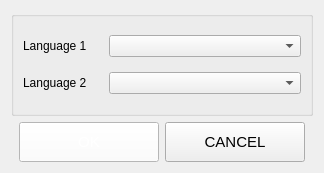
<?xml version="1.0" encoding="UTF-8"?>
<ui version="4.0">
 <class>ResultPrintSelectLangDlg</class>
 <widget class="QWidget" name="ResultPrintSelectLangDlg">
  <property name="geometry">
   <rect>
    <x>0</x>
    <y>0</y>
    <width>324</width>
    <height>173</height>
   </rect>
  </property>
  <property name="windowTitle">
   <string>Form</string>
  </property>
  <layout class="QGridLayout" name="gridLayout">
   <item row="0" column="0" colspan="4">
    <widget class="QGroupBox" name="groupBox_2">
     <property name="title">
      <string/>
     </property>
     <layout class="QGridLayout" name="gridLayout_2">
      <item row="0" column="0">
       <widget class="QLabel" name="label_3">
        <property name="maximumSize">
         <size>
          <width>80</width>
          <height>16777215</height>
         </size>
        </property>
        <property name="text">
         <string>Language 1</string>
        </property>
       </widget>
      </item>
      <item row="1" column="0">
       <widget class="QLabel" name="label">
        <property name="maximumSize">
         <size>
          <width>80</width>
          <height>16777215</height>
         </size>
        </property>
        <property name="text">
         <string>Language 2</string>
        </property>
       </widget>
      </item>
      <item row="0" column="1" colspan="2">
       <widget class="QComboBox" name="comboLanguage"/>
      </item>
      <item row="1" column="1" colspan="2">
       <widget class="QComboBox" name="comboSecondLanguage"/>
      </item>
     </layout>
    </widget>
   </item>
   <item row="1" column="0">
    <spacer name="horizontalSpacer">
     <property name="orientation">
      <enum>Qt::Horizontal</enum>
     </property>
     <property name="sizeHint" stdset="0">
      <size>
       <width>1</width>
       <height>20</height>
      </size>
     </property>
    </spacer>
   </item>
   <item row="1" column="1">
    <widget class="CustomImageButtonWidget" name="btnOK">
     <property name="minimumSize">
      <size>
       <width>140</width>
       <height>40</height>
      </size>
     </property>
     <property name="maximumSize">
      <size>
       <width>140</width>
       <height>40</height>
      </size>
     </property>
     <property name="palette">
      <palette>
       <active>
        <colorrole role="Button">
         <brush brushstyle="SolidPattern">
          <color alpha="255">
           <red>255</red>
           <green>255</green>
           <blue>255</blue>
          </color>
         </brush>
        </colorrole>
        <colorrole role="ButtonText">
         <brush brushstyle="SolidPattern">
          <color alpha="255">
           <red>255</red>
           <green>255</green>
           <blue>255</blue>
          </color>
         </brush>
        </colorrole>
        <colorrole role="Base">
         <brush brushstyle="SolidPattern">
          <color alpha="255">
           <red>255</red>
           <green>255</green>
           <blue>255</blue>
          </color>
         </brush>
        </colorrole>
        <colorrole role="Window">
         <brush brushstyle="SolidPattern">
          <color alpha="255">
           <red>255</red>
           <green>255</green>
           <blue>255</blue>
          </color>
         </brush>
        </colorrole>
       </active>
       <inactive>
        <colorrole role="Button">
         <brush brushstyle="SolidPattern">
          <color alpha="255">
           <red>255</red>
           <green>255</green>
           <blue>255</blue>
          </color>
         </brush>
        </colorrole>
        <colorrole role="ButtonText">
         <brush brushstyle="SolidPattern">
          <color alpha="255">
           <red>255</red>
           <green>255</green>
           <blue>255</blue>
          </color>
         </brush>
        </colorrole>
        <colorrole role="Base">
         <brush brushstyle="SolidPattern">
          <color alpha="255">
           <red>255</red>
           <green>255</green>
           <blue>255</blue>
          </color>
         </brush>
        </colorrole>
        <colorrole role="Window">
         <brush brushstyle="SolidPattern">
          <color alpha="255">
           <red>255</red>
           <green>255</green>
           <blue>255</blue>
          </color>
         </brush>
        </colorrole>
       </inactive>
       <disabled>
        <colorrole role="Button">
         <brush brushstyle="SolidPattern">
          <color alpha="255">
           <red>255</red>
           <green>255</green>
           <blue>255</blue>
          </color>
         </brush>
        </colorrole>
        <colorrole role="ButtonText">
         <brush brushstyle="SolidPattern">
          <color alpha="255">
           <red>120</red>
           <green>120</green>
           <blue>120</blue>
          </color>
         </brush>
        </colorrole>
        <colorrole role="Base">
         <brush brushstyle="SolidPattern">
          <color alpha="255">
           <red>255</red>
           <green>255</green>
           <blue>255</blue>
          </color>
         </brush>
        </colorrole>
        <colorrole role="Window">
         <brush brushstyle="SolidPattern">
          <color alpha="255">
           <red>255</red>
           <green>255</green>
           <blue>255</blue>
          </color>
         </brush>
        </colorrole>
       </disabled>
      </palette>
     </property>
     <property name="font">
      <font>
       <pointsize>11</pointsize>
      </font>
     </property>
     <property name="text">
      <string>OK</string>
     </property>
    </widget>
   </item>
   <item row="1" column="2">
    <widget class="CustomImageButtonWidget" name="btnCANCEL">
     <property name="minimumSize">
      <size>
       <width>140</width>
       <height>40</height>
      </size>
     </property>
     <property name="maximumSize">
      <size>
       <width>140</width>
       <height>40</height>
      </size>
     </property>
     <property name="font">
      <font>
       <pointsize>11</pointsize>
      </font>
     </property>
     <property name="text">
      <string>CANCEL</string>
     </property>
    </widget>
   </item>
   <item row="1" column="3">
    <spacer name="horizontalSpacer_2">
     <property name="orientation">
      <enum>Qt::Horizontal</enum>
     </property>
     <property name="sizeHint" stdset="0">
      <size>
       <width>1</width>
       <height>20</height>
      </size>
     </property>
    </spacer>
   </item>
  </layout>
 </widget>
 <customwidgets>
  <customwidget>
   <class>CustomImageButtonWidget</class>
   <extends>QPushButton</extends>
   <header>UIClass/CustomWidget/CustomImageButtonWidget.h</header>
  </customwidget>
 </customwidgets>
 <resources/>
 <connections/>
</ui>
